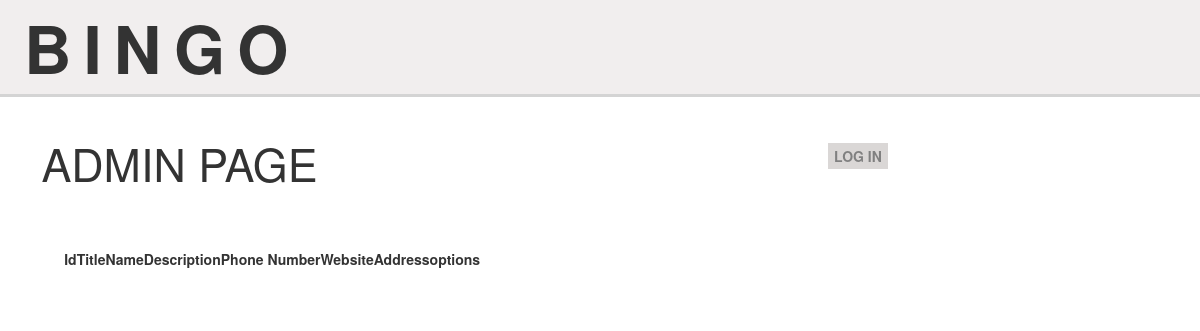
/viewdata, run on an earlier commit of the app's database.
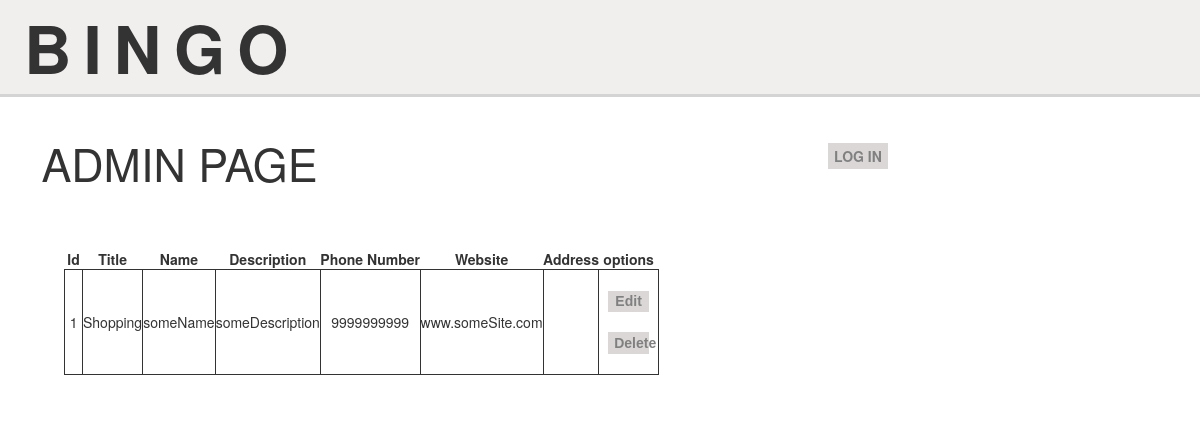
And on a later commit of the database.
### database_setup.py (models this page shows)
class Data(Base):
    __tablename__ = 'Data'
    id = Column(Integer, primary_key=True)
    Title = Column(String(100), nullable=False)
    name = Column(String(100), nullable=False)
    website = Column(String(100), nullable=True)
    phoneno = Column(String(100), nullable=True)
    description = Column(String(300), nullable=True)
    address = Column(String(100), nullable=True)

### webserver.py (the view)
@Search_engine.route('/viewdata')
def Viewdata():
    wholedata = session.query(Data).order_by(asc(Data.Title))
    return render_template('viewdata.html', wholedata = wholedata)

### templates/viewdata.html (shortened to what this page needs)
<!DOCTYPE html>
<html>
  <head>
    <link rel="stylesheet" href="{{url_for('static',filename='viewdata.css')}}">
  </head>
  <body>
    {% extends 'base.html' %}
      {% block content %}
        <div class="table-div">
          <table>
            <th>Id</th>
            <th>Title</th>
            <th>Name</th>
            <th>Description</th>
            <th>Phone Number</th>
            <th>Website</th>
            <th>Address</th>
            <th>options</th>
            {% for data in wholedata %}
              <tr>
                <td class="id-td">{{data.id}}</td>
                <td class="td1">{{data.Title}}</td>
                <td class="td1">{{data.name}}</td>
                <td class="td1">{{data.description}}</td>
                <td class="td1">{{data.phoneno}}</td>
                <td class="td1">{{data.website}}</td>
                <td class="td1">{{data.address}}</td>
                <td class="options-td">
                  <br>
                  <a href="{{url_for('EditData', data_id = data.id)}}">
                    <button class="options-button" type="button" name="button">Edit</button>
                  </a>
                  <br><br>
                  <a href="{{url_for('DeleteData', data_id = data.id)}}">
                    <button class="options-button" type="button" name="button">Delete</button>
                  </a>
                  <br><br>
                </td>
              </tr>
            {% endfor %}
          </table>
        </div>
      {% endblock %}

### templates/base.html (shortened to what this page needs)
<!DOCTYPE html>
<html>
  <head>
    <link rel=stylesheet type=text/css href="{{ url_for('static', filename='base.css') }}">
    <link rel=stylesheet type=text/css href="{{ url_for('static', filename='bootstrap.min.css') }}">
  </head>
  <body>
    <div class="Block">
      <div class="panel-heading logo">
        BINGO
      </div>
      <div class="container">
        <div class="title-css">
          <div class="heading">
            ADMIN PAGE
          </div>
          <div class="login-options">
            {% if not session.logged_in %}
              <a href="{{ url_for('LoginPage') }}">
                <button type="button" name="button" class="login-opt">LOG IN</button></a>
            {% else %}
              <a href="{{ url_for('Logout') }}"><button type="button" name="button" class="login-opt">LOG OUT</button></a>
            {% endif %}
          </div>
        </div>
        <br>
        {% block content %}
        {% endblock %}
      </div>
    </div>
  </body>
</html>

### static/viewdata.css (style rules this page uses)
td { border-collapse: collapse; border-style: solid; border-width: thin; text-align: center; font-size: 100%; }
.table-div { width: 100%; margin:3%; }
.id-td { width: 3%; }
.options-td { width: 10%; }
.options-button { background-color:#dad7d6; border:0px solid skyblue; display:inline-block; cursor:pointer; color:grey; font-family:Arial; font-size:100%; font-weight:bold; padding-top: 1%; padding-bottom: 1%; text-decoration:none; width: 70%; }

### static/base.css (style rules this page uses)
.Block { margin: 0px; padding: 0px; }
.heading { width: 70%; font-size: 320%; padding-top: 3%; padding-left: 1%; }
.logo { padding-left: 2vw; font-size: 470%; font-weight: bold; letter-spacing: 1vw; background-color: #f1eeee; border-bottom: solid; border-color: #d4d4d4; }
.login-options { width:30%; padding-top: 4%; font-size: 100%; }
.login-opt { color: grey; background-color:#dad7d6; cursor:pointer; text-decoration: none; padding-top: 1%; padding-bottom: 1%; border-radius:0; font-weight:bold; border:0px solid skyblue; }
.title-css { display: flex; flex-wrap: wrap; }

What changed in the data, as far as the page shows it:
added Data: id "1", Title "Shopping", name "someName", description "someDescription", phoneno "9999999999", website "www.someSite.com"
